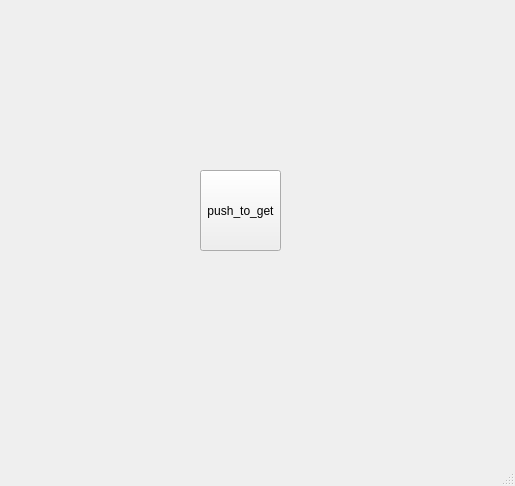
<?xml version="1.0" encoding="UTF-8"?>
<ui version="4.0">
 <class>MainWindow</class>
 <widget class="QMainWindow" name="MainWindow">
  <property name="geometry">
   <rect>
    <x>0</x>
    <y>0</y>
    <width>515</width>
    <height>486</height>
   </rect>
  </property>
  <property name="windowTitle">
   <string>MainWindow</string>
  </property>
  <widget class="QWidget" name="centralwidget">
   <widget class="QPushButton" name="pushButton">
    <property name="geometry">
     <rect>
      <x>200</x>
      <y>170</y>
      <width>81</width>
      <height>81</height>
     </rect>
    </property>
    <property name="text">
     <string>push_to_get</string>
    </property>
   </widget>
  </widget>
  <widget class="QMenuBar" name="menubar">
   <property name="geometry">
    <rect>
     <x>0</x>
     <y>0</y>
     <width>515</width>
     <height>22</height>
    </rect>
   </property>
  </widget>
  <widget class="QStatusBar" name="statusbar"/>
 </widget>
 <resources/>
 <connections/>
</ui>
